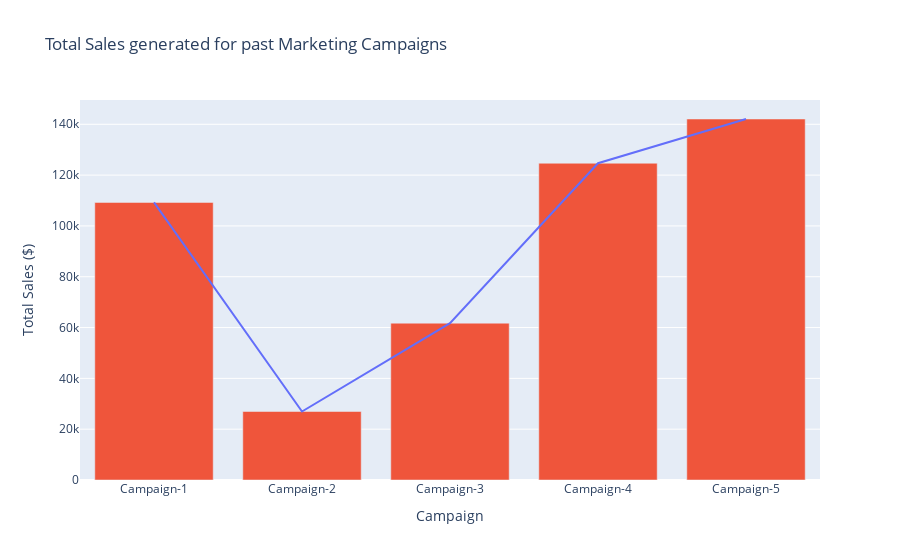

This figure's notebook cell:
### Markdown cell above
## Campaign Performances Analysis

### Code cell
# Determine which campaign was the most effective
'''
# Analysis: 
- Campaign 5 was the most effective in successfully concluding with a sale on either channel.
Note: In the absence of channel specific sales data, the overall sales per customer is used to indicate the sales trend.
'''
# Calculating each Marketing Campaign sales figues based on Customer Acceptance
campaign_1_total_sales = wine_data.loc[wine_data['AcceptedCmp1'] == 1].sum()['MntWines']
campaign_2_total_sales = wine_data.loc[wine_data['AcceptedCmp2'] == 1].sum()['MntWines']
campaign_3_total_sales = wine_data.loc[wine_data['AcceptedCmp3'] == 1].sum()['MntWines']
campaign_4_total_sales = wine_data.loc[wine_data['AcceptedCmp4'] == 1].sum()['MntWines']
campaign_5_total_sales = wine_data.loc[wine_data['AcceptedCmp5'] == 1].sum()['MntWines']

# Create a new DataFrame based on these data
df = pd.DataFrame({
    'Campaign':['Campaign-1', 'Campaign-2', 'Campaign-3', 'Campaign-4', 'Campaign-5'],
    'Total Sales ($)': [campaign_1_total_sales, 
                        campaign_2_total_sales, 
                        campaign_3_total_sales, 
                        campaign_4_total_sales, 
                        campaign_5_total_sales]
})

# Added a Trend line over the bar
fig = px.line(df, x='Campaign', y='Total Sales ($)', title='Total Sales generated for past Marketing Campaigns')

# Plotting a bar graph
fig.add_bar(x=['Campaign-1', 'Campaign-2', 'Campaign-3', 'Campaign-4', 'Campaign-5'], 
            y=[campaign_1_total_sales, 
               campaign_2_total_sales, 
               campaign_3_total_sales, 
               campaign_4_total_sales, 
               campaign_5_total_sales], 
            showlegend=False)

### Figure 1 — Plotly figure (JSON) as saved in the notebook; plotly's stock layout.template omitted (floating-point values rounded to 4 significant figures)
{"data": [{"hovertemplate": "Campaign=%{x}<br>Total Sales ($)=%{y}<extra></extra>", "legendgroup": "", "line": {"color": "#636efa", "dash": "solid"}, "marker": {"symbol": "circle"}, "mode": "lines", "name": "", "orientation": "v", "showlegend": false, "type": "scatter", "x": ["Campaign-1", "Campaign-2", "Campaign-3", "Campaign-4", "Campaign-5"], "xaxis": "x", "y": [109239, 26960, 61721, 124669, 142082], "yaxis": "y"}, {"showlegend": false, "type": "bar", "x": ["Campaign-1", "Campaign-2", "Campaign-3", "Campaign-4", "Campaign-5"], "y": [109239, 26960, 61721, 124669, 142082]}], "layout": {"autosize": true, "legend": {"tracegroupgap": 0}, "title": {"text": "Total Sales generated for past Marketing Campaigns"}, "xaxis": {"anchor": "y", "autorange": true, "domain": [0, 1], "range": [-0.5, 4.5], "title": {"text": "Campaign"}, "type": "category"}, "yaxis": {"anchor": "x", "autorange": true, "domain": [0, 1], "range": [0, 149560], "title": {"text": "Total Sales ($)"}, "type": "linear"}}}
